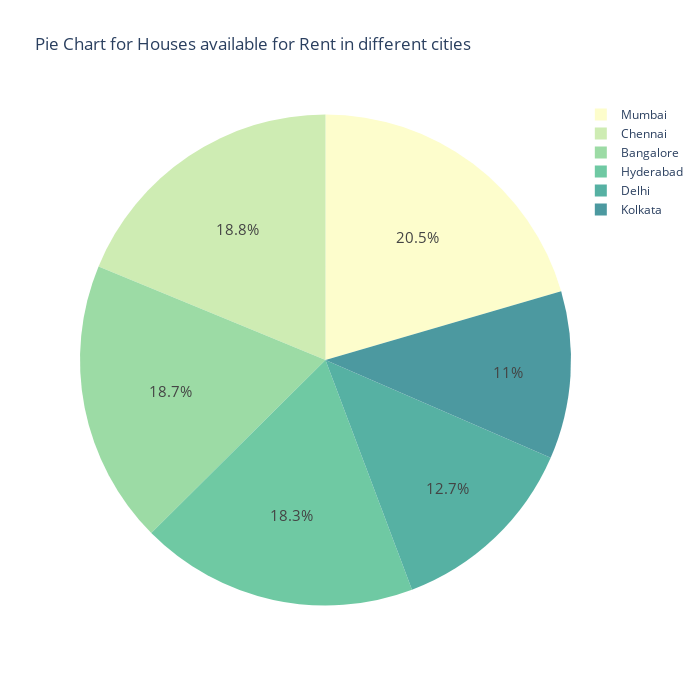

The notebook cell this image was saved under:
### Code cell
sns.set_style('whitegrid')
fig,axes = plt.subplots(figsize=(12,8))
colors = ['#87ace8','#e3784d', '#6ecc64','#b644e3','#eb7c87', '#EAE509']

ax = sns.countplot(x='City',data=df, palette=['#EAE509','#87ace8', '#6ecc64','#eb7c87','#e3784d','#b644e3'])
for container in ax.containers:
    ax.bar_label(container)
plt.title('City wise Houses available for Rent',fontsize=15)
plt.show()

fig = px.pie(df, names='City', height=700, width= 700, color_discrete_sequence=px.colors.sequential.deep, title='Pie Chart for Houses available for Rent in different cities')
fig.update_traces(textfont_size=15)
fig.show()

### Figure 1 — Plotly figure (JSON) as saved in the notebook; plotly's stock layout.template omitted (floating-point values rounded to 4 significant figures; data arrays with more than 128 entries replaced by an {"elided": "..."} marker saying what was removed)
{"data": [{"domain": {"x": [0, 1], "y": [0, 1]}, "hovertemplate": "City=%{label}<extra></extra>", "labels": {"elided": "4746 str values"}, "legendgroup": "", "name": "", "showlegend": true, "textfont": {"size": 15}, "type": "pie"}], "layout": {"height": 700, "legend": {"tracegroupgap": 0}, "piecolorway": ["rgb(253, 253, 204)", "rgb(206, 236, 179)", "rgb(156, 219, 165)", "rgb(111, 201, 163)", "rgb(86, 177, 163)", "rgb(76, 153, 160)", "rgb(68, 130, 155)", "rgb(62, 108, 150)", "rgb(62, 82, 143)", "rgb(64, 60, 115)", "rgb(54, 43, 77)", "rgb(39, 26, 44)"], "title": {"text": "Pie Chart for Houses available for Rent in different cities"}, "width": 700}}
